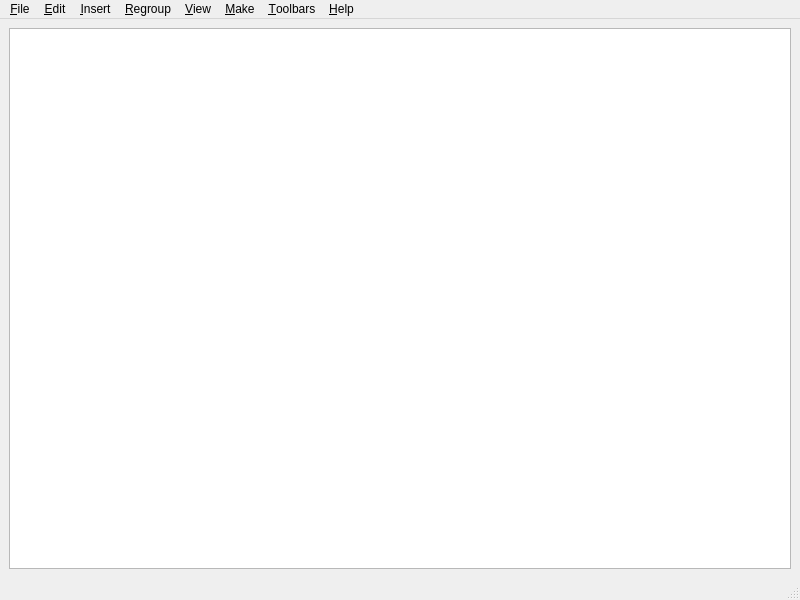
<?xml version="1.0" encoding="UTF-8"?>
<ui version="4.0">
 <class>MainWindow</class>
 <widget class="QMainWindow" name="MainWindow">
  <property name="geometry">
   <rect>
    <x>0</x>
    <y>0</y>
    <width>800</width>
    <height>600</height>
   </rect>
  </property>
  <property name="acceptDrops">
   <bool>true</bool>
  </property>
  <property name="windowTitle">
   <string>Workspace</string>
  </property>
  <widget class="QWidget" name="centralwidget">
   <layout class="QVBoxLayout" name="verticalLayout">
    <item>
     <widget class="QListView" name="documentItemsView">
      <property name="contextMenuPolicy">
       <enum>Qt::ContextMenuPolicy::CustomContextMenu</enum>
      </property>
      <property name="dragEnabled">
       <bool>true</bool>
      </property>
      <property name="dragDropMode">
       <enum>QAbstractItemView::DragDropMode::DragDrop</enum>
      </property>
      <property name="defaultDropAction">
       <enum>Qt::DropAction::MoveAction</enum>
      </property>
      <property name="selectionMode">
       <enum>QAbstractItemView::SelectionMode::ExtendedSelection</enum>
      </property>
      <property name="flow">
       <enum>QListView::Flow::LeftToRight</enum>
      </property>
      <property name="viewMode">
       <enum>QListView::ViewMode::IconMode</enum>
      </property>
      <property name="itemAlignment">
       <set>Qt::AlignmentFlag::AlignCenter</set>
      </property>
     </widget>
    </item>
   </layout>
  </widget>
  <widget class="QMenuBar" name="menubar">
   <property name="geometry">
    <rect>
     <x>0</x>
     <y>0</y>
     <width>800</width>
     <height>22</height>
    </rect>
   </property>
   <widget class="QMenu" name="menuFile">
    <property name="title">
     <string>&amp;File</string>
    </property>
    <widget class="QMenu" name="menuRecent">
     <property name="title">
      <string>&amp;Recent</string>
     </property>
     <addaction name="actionClearRecent"/>
    </widget>
    <addaction name="actionOpenWorkspace"/>
    <addaction name="actionSaveWorkspace"/>
    <addaction name="separator"/>
    <addaction name="actionAddDocuments"/>
    <addaction name="actionSaveCheckpoint"/>
    <addaction name="actionLoadCheckpoint"/>
    <addaction name="separator"/>
    <addaction name="menuRecent"/>
    <addaction name="actionClear"/>
    <addaction name="actionClose"/>
   </widget>
   <widget class="QMenu" name="menuEdit">
    <property name="title">
     <string>&amp;Edit</string>
    </property>
    <widget class="QMenu" name="menuSort">
     <property name="title">
      <string>&amp;Sort</string>
     </property>
     <addaction name="actionSortByFileName"/>
     <addaction name="actionSortBySource"/>
     <addaction name="actionSortByPageNumber"/>
     <addaction name="actionSortByType"/>
     <addaction name="separator"/>
     <addaction name="actionReverseOrder"/>
    </widget>
    <addaction name="actionUndo"/>
    <addaction name="actionRedo"/>
    <addaction name="separator"/>
    <addaction name="actionCloneSelection"/>
    <addaction name="actionRemoveSelection"/>
    <addaction name="actionReplaceSelection"/>
    <addaction name="actionRestoreRemovedItems"/>
    <addaction name="separator"/>
    <addaction name="actionCut"/>
    <addaction name="actionCopy"/>
    <addaction name="actionPaste"/>
    <addaction name="separator"/>
    <addaction name="actionPageGeometry"/>
    <addaction name="separator"/>
    <addaction name="actionRotate_Left"/>
    <addaction name="actionRotate_Right"/>
    <addaction name="actionResetRotation"/>
    <addaction name="separator"/>
    <addaction name="actionGroup"/>
    <addaction name="actionUngroup"/>
    <addaction name="actionRenameGroup"/>
    <addaction name="actionCropPages"/>
    <addaction name="actionProperties"/>
    <addaction name="separator"/>
    <addaction name="menuSort"/>
   </widget>
   <widget class="QMenu" name="menuInsert">
    <property name="title">
     <string>&amp;Insert</string>
    </property>
    <addaction name="actionInsert_PDF"/>
    <addaction name="actionInsertPDFPages"/>
    <addaction name="actionInsert_Image"/>
    <addaction name="actionInsert_Empty_Page"/>
   </widget>
   <widget class="QMenu" name="menuView">
    <property name="title">
     <string>&amp;View</string>
    </property>
    <addaction name="actionSelect_None"/>
    <addaction name="actionSelect_All"/>
    <addaction name="actionSelectPageRange"/>
    <addaction name="actionSelect_Even"/>
    <addaction name="actionSelect_Odd"/>
    <addaction name="actionSelect_Portrait"/>
    <addaction name="actionSelect_Landscape"/>
    <addaction name="actionSelectVisible"/>
    <addaction name="actionInvert_Selection"/>
    <addaction name="separator"/>
    <addaction name="actionZoom_In"/>
    <addaction name="actionZoom_Out"/>
    <addaction name="separator"/>
    <addaction name="actionShow_Document_Title_in_Items"/>
    <addaction name="actionShowDetailsView"/>
   </widget>
   <widget class="QMenu" name="menuMake">
    <property name="title">
     <string>&amp;Make</string>
    </property>
    <addaction name="actionUnited_Document"/>
    <addaction name="actionSeparate_to_Multiple_Documents"/>
    <addaction name="actionSeparate_to_Multiple_Documents_Grouped"/>
    <addaction name="separator"/>
    <addaction name="actionSplit"/>
   </widget>
   <widget class="QMenu" name="menuHelp">
    <property name="title">
     <string>&amp;Help</string>
    </property>
    <addaction name="actionGet_Source"/>
    <addaction name="actionBecomeASponsor"/>
    <addaction name="actionAbout"/>
    <addaction name="actionPrepare_Icon_Theme"/>
   </widget>
   <widget class="QMenu" name="menuToolbars">
    <property name="title">
     <string>&amp;Toolbars</string>
    </property>
   </widget>
   <widget class="QMenu" name="menuRegroup">
    <property name="title">
     <string>&amp;Regroup</string>
    </property>
    <addaction name="actionRegroup_Even_Odd"/>
    <addaction name="actionRegroup_by_Page_Pairs"/>
    <addaction name="actionRegroup_by_Outline"/>
    <addaction name="actionRegroup_by_Alternating_Pages"/>
    <addaction name="actionRegroup_by_Alternating_Pages_Reversed_Order"/>
    <addaction name="actionRegroup_Reverse"/>
   </widget>
   <addaction name="menuFile"/>
   <addaction name="menuEdit"/>
   <addaction name="menuInsert"/>
   <addaction name="menuRegroup"/>
   <addaction name="menuView"/>
   <addaction name="menuMake"/>
   <addaction name="menuToolbars"/>
   <addaction name="menuHelp"/>
  </widget>
  <widget class="QStatusBar" name="statusbar"/>
  <action name="actionAddDocuments">
   <property name="icon">
    <iconset resource="resources.qrc">
     <normaloff>:/pdfpagemaster/resources/open.svg</normaloff>:/pdfpagemaster/resources/open.svg</iconset>
   </property>
   <property name="text">
    <string>&amp;Add Documents...</string>
   </property>
   <property name="toolTip">
    <string>Add Documents</string>
   </property>
   <property name="shortcut">
    <string>Ctrl+O</string>
   </property>
  </action>
  <action name="actionClose">
   <property name="icon">
    <iconset resource="resources.qrc">
     <normaloff>:/pdfpagemaster/resources/close.svg</normaloff>:/pdfpagemaster/resources/close.svg</iconset>
   </property>
   <property name="text">
    <string>C&amp;lose</string>
   </property>
   <property name="shortcut">
    <string>Alt+F4</string>
   </property>
  </action>
  <action name="actionCloneSelection">
   <property name="icon">
    <iconset resource="resources.qrc">
     <normaloff>:/pdfpagemaster/resources/clone-selection.svg</normaloff>:/pdfpagemaster/resources/clone-selection.svg</iconset>
   </property>
   <property name="text">
    <string>Clone &amp;Selection</string>
   </property>
   <property name="shortcut">
    <string>Ctrl+L</string>
   </property>
  </action>
  <action name="actionRemoveSelection">
   <property name="icon">
    <iconset resource="resources.qrc">
     <normaloff>:/pdfpagemaster/resources/remove-selection.svg</normaloff>:/pdfpagemaster/resources/remove-selection.svg</iconset>
   </property>
   <property name="text">
    <string>Re&amp;move Selection</string>
   </property>
   <property name="shortcut">
    <string>Del</string>
   </property>
  </action>
  <action name="actionRestoreRemovedItems">
   <property name="icon">
    <iconset resource="resources.qrc">
     <normaloff>:/pdfpagemaster/resources/restore-removed-items.svg</normaloff>:/pdfpagemaster/resources/restore-removed-items.svg</iconset>
   </property>
   <property name="text">
    <string>Restore Removed &amp;Items</string>
   </property>
   <property name="shortcut">
    <string>Ctrl+Shift+R</string>
   </property>
  </action>
  <action name="actionInsert_PDF">
   <property name="icon">
    <iconset resource="resources.qrc">
     <normaloff>:/pdfpagemaster/resources/insert-page-from-pdf.svg</normaloff>:/pdfpagemaster/resources/insert-page-from-pdf.svg</iconset>
   </property>
   <property name="text">
    <string>Insert &amp;PDF</string>
   </property>
   <property name="toolTip">
    <string>Insert PDF</string>
   </property>
   <property name="shortcut">
    <string>Ctrl+I</string>
   </property>
  </action>
  <action name="actionInsert_Image">
   <property name="icon">
    <iconset resource="resources.qrc">
     <normaloff>:/pdfpagemaster/resources/insert-image.svg</normaloff>:/pdfpagemaster/resources/insert-image.svg</iconset>
   </property>
   <property name="text">
    <string>&amp;Insert Image</string>
   </property>
   <property name="shortcut">
    <string>Ctrl+Alt+I</string>
   </property>
  </action>
  <action name="actionInsert_Empty_Page">
   <property name="icon">
    <iconset resource="resources.qrc">
     <normaloff>:/pdfpagemaster/resources/insert-empty-page.svg</normaloff>:/pdfpagemaster/resources/insert-empty-page.svg</iconset>
   </property>
   <property name="text">
    <string>Insert &amp;Empty Page</string>
   </property>
   <property name="shortcut">
    <string>Ctrl+Shift+I</string>
   </property>
  </action>
  <action name="actionCut">
   <property name="icon">
    <iconset resource="resources.qrc">
     <normaloff>:/pdfpagemaster/resources/cut.svg</normaloff>:/pdfpagemaster/resources/cut.svg</iconset>
   </property>
   <property name="text">
    <string>Cu&amp;t</string>
   </property>
   <property name="shortcut">
    <string>Ctrl+X</string>
   </property>
  </action>
  <action name="actionCopy">
   <property name="icon">
    <iconset resource="resources.qrc">
     <normaloff>:/pdfpagemaster/resources/copy.svg</normaloff>:/pdfpagemaster/resources/copy.svg</iconset>
   </property>
   <property name="text">
    <string>&amp;Copy</string>
   </property>
   <property name="shortcut">
    <string>Ctrl+C</string>
   </property>
  </action>
  <action name="actionPaste">
   <property name="icon">
    <iconset resource="resources.qrc">
     <normaloff>:/pdfpagemaster/resources/paste.svg</normaloff>:/pdfpagemaster/resources/paste.svg</iconset>
   </property>
   <property name="text">
    <string>&amp;Paste</string>
   </property>
   <property name="shortcut">
    <string>Ctrl+V</string>
   </property>
  </action>
  <action name="actionReplaceSelection">
   <property name="icon">
    <iconset resource="resources.qrc">
     <normaloff>:/pdfpagemaster/resources/replace-selection.svg</normaloff>:/pdfpagemaster/resources/replace-selection.svg</iconset>
   </property>
   <property name="text">
    <string>Repl&amp;ace Selection</string>
   </property>
   <property name="shortcut">
    <string>Ctrl+Alt+R</string>
   </property>
  </action>
  <action name="actionSelect_None">
   <property name="icon">
    <iconset resource="resources.qrc">
     <normaloff>:/pdfpagemaster/resources/select-none.svg</normaloff>:/pdfpagemaster/resources/select-none.svg</iconset>
   </property>
   <property name="text">
    <string>Select &amp;None</string>
   </property>
   <property name="shortcut">
    <string>Ctrl+N</string>
   </property>
  </action>
  <action name="actionSelect_All">
   <property name="icon">
    <iconset resource="resources.qrc">
     <normaloff>:/pdfpagemaster/resources/select-all.svg</normaloff>:/pdfpagemaster/resources/select-all.svg</iconset>
   </property>
   <property name="text">
    <string>Select &amp;All</string>
   </property>
   <property name="shortcut">
    <string>Ctrl+A</string>
   </property>
  </action>
  <action name="actionSelect_Even">
   <property name="icon">
    <iconset resource="resources.qrc">
     <normaloff>:/pdfpagemaster/resources/select-even.svg</normaloff>:/pdfpagemaster/resources/select-even.svg</iconset>
   </property>
   <property name="text">
    <string>Select &amp;Even</string>
   </property>
   <property name="shortcut">
    <string>F9</string>
   </property>
  </action>
  <action name="actionSelect_Odd">
   <property name="icon">
    <iconset resource="resources.qrc">
     <normaloff>:/pdfpagemaster/resources/select-odd.svg</normaloff>:/pdfpagemaster/resources/select-odd.svg</iconset>
   </property>
   <property name="text">
    <string>Select &amp;Odd</string>
   </property>
   <property name="shortcut">
    <string>F10</string>
   </property>
  </action>
  <action name="actionSelect_Portrait">
   <property name="icon">
    <iconset resource="resources.qrc">
     <normaloff>:/pdfpagemaster/resources/select-portrait.svg</normaloff>:/pdfpagemaster/resources/select-portrait.svg</iconset>
   </property>
   <property name="text">
    <string>Select &amp;Portrait</string>
   </property>
   <property name="shortcut">
    <string>F11</string>
   </property>
  </action>
  <action name="actionSelect_Landscape">
   <property name="icon">
    <iconset resource="resources.qrc">
     <normaloff>:/pdfpagemaster/resources/select-landscape.svg</normaloff>:/pdfpagemaster/resources/select-landscape.svg</iconset>
   </property>
   <property name="text">
    <string>Select &amp;Landscape</string>
   </property>
   <property name="shortcut">
    <string>F12</string>
   </property>
  </action>
  <action name="actionRotate_Right">
   <property name="icon">
    <iconset resource="resources.qrc">
     <normaloff>:/pdfpagemaster/resources/rotate-right.svg</normaloff>:/pdfpagemaster/resources/rotate-right.svg</iconset>
   </property>
   <property name="text">
    <string>Rotate &amp;Right</string>
   </property>
   <property name="shortcut">
    <string>F4</string>
   </property>
  </action>
  <action name="actionRotate_Left">
   <property name="icon">
    <iconset resource="resources.qrc">
     <normaloff>:/pdfpagemaster/resources/rotate-left.svg</normaloff>:/pdfpagemaster/resources/rotate-left.svg</iconset>
   </property>
   <property name="text">
    <string>Rotate &amp;Left</string>
   </property>
   <property name="shortcut">
    <string>Shift+F4</string>
   </property>
  </action>
  <action name="actionPageGeometry">
   <property name="text">
    <string>Page &amp;Geometry...</string>
   </property>
   <property name="toolTip">
    <string>Configure page size, margins and content placement for output documents.</string>
   </property>
  </action>
  <action name="actionZoom_In">
   <property name="icon">
    <iconset resource="resources.qrc">
     <normaloff>:/pdfpagemaster/resources/zoom-in.svg</normaloff>:/pdfpagemaster/resources/zoom-in.svg</iconset>
   </property>
   <property name="text">
    <string>&amp;Zoom In</string>
   </property>
   <property name="shortcut">
    <string>Ctrl++</string>
   </property>
  </action>
  <action name="actionZoom_Out">
   <property name="icon">
    <iconset resource="resources.qrc">
     <normaloff>:/pdfpagemaster/resources/zoom-out.svg</normaloff>:/pdfpagemaster/resources/zoom-out.svg</iconset>
   </property>
   <property name="text">
    <string>Zoo&amp;m Out</string>
   </property>
   <property name="shortcut">
    <string>Ctrl+-</string>
   </property>
  </action>
  <action name="actionGet_Source">
   <property name="icon">
    <iconset resource="resources.qrc">
     <normaloff>:/pdfpagemaster/resources/get-source.svg</normaloff>:/pdfpagemaster/resources/get-source.svg</iconset>
   </property>
   <property name="text">
    <string>&amp;Get Source</string>
   </property>
  </action>
  <action name="actionAbout">
   <property name="icon">
    <iconset resource="resources.qrc">
     <normaloff>:/pdfpagemaster/resources/about.svg</normaloff>:/pdfpagemaster/resources/about.svg</iconset>
   </property>
   <property name="text">
    <string>&amp;About...</string>
   </property>
   <property name="shortcut">
    <string>F1</string>
   </property>
  </action>
  <action name="actionUnited_Document">
   <property name="icon">
    <iconset resource="resources.qrc">
     <normaloff>:/pdfpagemaster/resources/make-united-document.svg</normaloff>:/pdfpagemaster/resources/make-united-document.svg</iconset>
   </property>
   <property name="text">
    <string>&amp;United Document...</string>
   </property>
   <property name="statusTip">
    <string>Merge all pages, or only the currently selected pages (use Select Even, Select Odd, or Select Page Range first).</string>
   </property>
   <property name="shortcut">
    <string>F5</string>
   </property>
  </action>
  <action name="actionSeparate_to_Multiple_Documents">
   <property name="icon">
    <iconset resource="resources.qrc">
     <normaloff>:/pdfpagemaster/resources/make-separated-document.svg</normaloff>:/pdfpagemaster/resources/make-separated-document.svg</iconset>
   </property>
   <property name="text">
    <string>&amp;Separate to Multiple Documents...</string>
   </property>
   <property name="shortcut">
    <string>F6</string>
   </property>
  </action>
  <action name="actionSeparate_to_Multiple_Documents_Grouped">
   <property name="icon">
    <iconset resource="resources.qrc">
     <normaloff>:/pdfpagemaster/resources/make-separated-document-from-groups.svg</normaloff>:/pdfpagemaster/resources/make-separated-document-from-groups.svg</iconset>
   </property>
   <property name="text">
    <string>Separate to Multiple Documents (&amp;Grouped)...</string>
   </property>
   <property name="shortcut">
    <string>F7</string>
   </property>
  </action>
  <action name="actionGroup">
   <property name="icon">
    <iconset resource="resources.qrc">
     <normaloff>:/pdfpagemaster/resources/group.svg</normaloff>:/pdfpagemaster/resources/group.svg</iconset>
   </property>
   <property name="text">
    <string>&amp;Group</string>
   </property>
   <property name="shortcut">
    <string>Ctrl+G</string>
   </property>
  </action>
  <action name="actionUngroup">
   <property name="icon">
    <iconset resource="resources.qrc">
     <normaloff>:/pdfpagemaster/resources/ungroup.svg</normaloff>:/pdfpagemaster/resources/ungroup.svg</iconset>
   </property>
   <property name="text">
    <string>U&amp;ngroup</string>
   </property>
   <property name="shortcut">
    <string>Ctrl+Shift+G</string>
   </property>
  </action>
  <action name="actionClear">
   <property name="icon">
    <iconset resource="resources.qrc">
     <normaloff>:/pdfpagemaster/resources/clear.svg</normaloff>:/pdfpagemaster/resources/clear.svg</iconset>
   </property>
   <property name="text">
    <string>&amp;Clear</string>
   </property>
   <property name="shortcut">
    <string>Ctrl+W</string>
   </property>
  </action>
  <action name="actionRegroup_Even_Odd">
   <property name="icon">
    <iconset resource="resources.qrc">
     <normaloff>:/pdfpagemaster/resources/regroup-even-odd.svg</normaloff>:/pdfpagemaster/resources/regroup-even-odd.svg</iconset>
   </property>
   <property name="text">
    <string>Regroup by &amp;Even/Odd Pages</string>
   </property>
  </action>
  <action name="actionRegroup_Reverse">
   <property name="icon">
    <iconset resource="resources.qrc">
     <normaloff>:/pdfpagemaster/resources/regroup-reverse.svg</normaloff>:/pdfpagemaster/resources/regroup-reverse.svg</iconset>
   </property>
   <property name="text">
    <string>Regroup by Re&amp;verse</string>
   </property>
  </action>
  <action name="actionRegroup_by_Page_Pairs">
   <property name="icon">
    <iconset resource="resources.qrc">
     <normaloff>:/pdfpagemaster/resources/regroup-pairs.svg</normaloff>:/pdfpagemaster/resources/regroup-pairs.svg</iconset>
   </property>
   <property name="text">
    <string>Regroup by &amp;Page Pairs</string>
   </property>
  </action>
  <action name="actionRegroup_by_Outline">
   <property name="icon">
    <iconset resource="resources.qrc">
     <normaloff>:/pdfpagemaster/resources/regroup-outline.svg</normaloff>:/pdfpagemaster/resources/regroup-outline.svg</iconset>
   </property>
   <property name="text">
    <string>Regroup by &amp;Outline</string>
   </property>
  </action>
  <action name="actionRegroup_by_Alternating_Pages">
   <property name="icon">
    <iconset resource="resources.qrc">
     <normaloff>:/pdfpagemaster/resources/regroup-alternating.svg</normaloff>:/pdfpagemaster/resources/regroup-alternating.svg</iconset>
   </property>
   <property name="text">
    <string>Regroup by &amp;Alternating Pages</string>
   </property>
  </action>
  <action name="actionRegroup_by_Alternating_Pages_Reversed_Order">
   <property name="icon">
    <iconset resource="resources.qrc">
     <normaloff>:/pdfpagemaster/resources/regroup-alternating-reversed.svg</normaloff>:/pdfpagemaster/resources/regroup-alternating-reversed.svg</iconset>
   </property>
   <property name="text">
    <string>Regroup by Alternating Pages (&amp;Reversed Order)</string>
   </property>
  </action>
  <action name="actionInvert_Selection">
   <property name="icon">
    <iconset resource="resources.qrc">
     <normaloff>:/pdfpagemaster/resources/invert-selection.svg</normaloff>:/pdfpagemaster/resources/invert-selection.svg</iconset>
   </property>
   <property name="text">
    <string>&amp;Invert Selection</string>
   </property>
  </action>
  <action name="actionUndo">
   <property name="icon">
    <iconset resource="resources.qrc">
     <normaloff>:/pdfpagemaster/resources/undo.svg</normaloff>:/pdfpagemaster/resources/undo.svg</iconset>
   </property>
   <property name="text">
    <string>&amp;Undo</string>
   </property>
   <property name="shortcut">
    <string>Ctrl+Z</string>
   </property>
  </action>
  <action name="actionRedo">
   <property name="icon">
    <iconset resource="resources.qrc">
     <normaloff>:/pdfpagemaster/resources/redo.svg</normaloff>:/pdfpagemaster/resources/redo.svg</iconset>
   </property>
   <property name="text">
    <string>Re&amp;do</string>
   </property>
   <property name="shortcut">
    <string>Ctrl+Y</string>
   </property>
  </action>
  <action name="actionPrepare_Icon_Theme">
   <property name="text">
    <string>&amp;Prepare Icon Theme</string>
   </property>
  </action>
  <action name="actionBecomeASponsor">
   <property name="icon">
    <iconset resource="resources.qrc">
     <normaloff>:/pdfpagemaster/resources/wallet.svg</normaloff>:/pdfpagemaster/resources/wallet.svg</iconset>
   </property>
   <property name="text">
    <string>Become a &amp;Sponsor</string>
   </property>
  </action>
  <action name="actionShow_Document_Title_in_Items">
   <property name="checkable">
    <bool>true</bool>
   </property>
   <property name="text">
    <string>Show Document Title in Items</string>
   </property>
   <property name="menuRole">
    <enum>QAction::MenuRole::NoRole</enum>
   </property>
  </action>
  <action name="actionOpenWorkspace">
   <property name="icon">
    <iconset resource="resources.qrc">
     <normaloff>:/pdfpagemaster/resources/open-workspace.svg</normaloff>:/pdfpagemaster/resources/open-workspace.svg</iconset>
   </property>
   <property name="text">
    <string>Open Workspace...</string>
   </property>
  </action>
  <action name="actionSaveWorkspace">
   <property name="icon">
    <iconset resource="resources.qrc">
     <normaloff>:/pdfpagemaster/resources/save-workspace.svg</normaloff>:/pdfpagemaster/resources/save-workspace.svg</iconset>
   </property>
   <property name="text">
    <string>Save Workspace...</string>
   </property>
  </action>
  <action name="actionSaveCheckpoint">
   <property name="icon">
    <iconset resource="resources.qrc">
     <normaloff>:/pdfpagemaster/resources/save-checkpoint.svg</normaloff>:/pdfpagemaster/resources/save-checkpoint.svg</iconset>
   </property>
   <property name="text">
    <string>Save Checkpoint...</string>
   </property>
  </action>
  <action name="actionLoadCheckpoint">
   <property name="icon">
    <iconset resource="resources.qrc">
     <normaloff>:/pdfpagemaster/resources/load-checkpoint.svg</normaloff>:/pdfpagemaster/resources/load-checkpoint.svg</iconset>
   </property>
   <property name="text">
    <string>Load Checkpoint...</string>
   </property>
  </action>
  <action name="actionClearRecent">
   <property name="icon">
    <iconset resource="resources.qrc">
     <normaloff>:/pdfpagemaster/resources/clear-recent.svg</normaloff>:/pdfpagemaster/resources/clear-recent.svg</iconset>
   </property>
   <property name="text">
    <string>Clear Recent</string>
   </property>
  </action>
  <action name="actionInsertPDFPages">
   <property name="icon">
    <iconset resource="resources.qrc">
     <normaloff>:/pdfpagemaster/resources/insert-pdf-pages.svg</normaloff>:/pdfpagemaster/resources/insert-pdf-pages.svg</iconset>
   </property>
   <property name="text">
    <string>Insert PDF Pages...</string>
   </property>
  </action>
  <action name="actionSplit">
   <property name="icon">
    <iconset resource="resources.qrc">
     <normaloff>:/pdfpagemaster/resources/split.svg</normaloff>:/pdfpagemaster/resources/split.svg</iconset>
   </property>
   <property name="text">
    <string>Split...</string>
   </property>
  </action>
  <action name="actionSelectPageRange">
   <property name="icon">
    <iconset resource="resources.qrc">
     <normaloff>:/pdfpagemaster/resources/select-page-range.svg</normaloff>:/pdfpagemaster/resources/select-page-range.svg</iconset>
   </property>
   <property name="text">
    <string>Select Page Range...</string>
   </property>
  </action>
  <action name="actionSelectVisible">
   <property name="icon">
    <iconset resource="resources.qrc">
     <normaloff>:/pdfpagemaster/resources/select-visible.svg</normaloff>:/pdfpagemaster/resources/select-visible.svg</iconset>
   </property>
   <property name="text">
    <string>Select Visible</string>
   </property>
  </action>
  <action name="actionClearSearch">
   <property name="icon">
    <iconset resource="resources.qrc">
     <normaloff>:/pdfpagemaster/resources/clear-search.svg</normaloff>:/pdfpagemaster/resources/clear-search.svg</iconset>
   </property>
   <property name="text">
    <string>Clear Search</string>
   </property>
  </action>
  <action name="actionSortByFileName">
   <property name="icon">
    <iconset resource="resources.qrc">
     <normaloff>:/pdfpagemaster/resources/sort-file-name.svg</normaloff>:/pdfpagemaster/resources/sort-file-name.svg</iconset>
   </property>
   <property name="text">
    <string>Sort by File Name</string>
   </property>
  </action>
  <action name="actionSortBySource">
   <property name="icon">
    <iconset resource="resources.qrc">
     <normaloff>:/pdfpagemaster/resources/sort-source.svg</normaloff>:/pdfpagemaster/resources/sort-source.svg</iconset>
   </property>
   <property name="text">
    <string>Sort by Source</string>
   </property>
  </action>
  <action name="actionSortByPageNumber">
   <property name="icon">
    <iconset resource="resources.qrc">
     <normaloff>:/pdfpagemaster/resources/sort-page-number.svg</normaloff>:/pdfpagemaster/resources/sort-page-number.svg</iconset>
   </property>
   <property name="text">
    <string>Sort by Page Number</string>
   </property>
  </action>
  <action name="actionSortByType">
   <property name="icon">
    <iconset resource="resources.qrc">
     <normaloff>:/pdfpagemaster/resources/sort-type.svg</normaloff>:/pdfpagemaster/resources/sort-type.svg</iconset>
   </property>
   <property name="text">
    <string>Sort by Type</string>
   </property>
  </action>
  <action name="actionReverseOrder">
   <property name="icon">
    <iconset resource="resources.qrc">
     <normaloff>:/pdfpagemaster/resources/reverse-order.svg</normaloff>:/pdfpagemaster/resources/reverse-order.svg</iconset>
   </property>
   <property name="text">
    <string>Reverse Order</string>
   </property>
  </action>
  <action name="actionResetRotation">
   <property name="icon">
    <iconset resource="resources.qrc">
     <normaloff>:/pdfpagemaster/resources/reset-rotation.svg</normaloff>:/pdfpagemaster/resources/reset-rotation.svg</iconset>
   </property>
   <property name="text">
    <string>Reset Rotation</string>
   </property>
  </action>
  <action name="actionRenameGroup">
   <property name="icon">
    <iconset resource="resources.qrc">
     <normaloff>:/pdfpagemaster/resources/rename-group.svg</normaloff>:/pdfpagemaster/resources/rename-group.svg</iconset>
   </property>
   <property name="text">
    <string>Rename Item or Group...</string>
   </property>
  </action>
  <action name="actionCropPages">
   <property name="icon">
    <iconset resource="resources.qrc">
     <normaloff>:/pdfpagemaster/resources/crop-pages.svg</normaloff>:/pdfpagemaster/resources/crop-pages.svg</iconset>
   </property>
   <property name="text">
    <string>Crop Pages...</string>
   </property>
  </action>
  <action name="actionProperties">
   <property name="icon">
    <iconset resource="resources.qrc">
     <normaloff>:/pdfpagemaster/resources/properties.svg</normaloff>:/pdfpagemaster/resources/properties.svg</iconset>
   </property>
   <property name="text">
    <string>Properties...</string>
   </property>
  </action>
  <action name="actionShowDetailsView">
   <property name="checkable">
    <bool>true</bool>
   </property>
   <property name="icon">
    <iconset resource="resources.qrc">
     <normaloff>:/pdfpagemaster/resources/details-view.svg</normaloff>:/pdfpagemaster/resources/details-view.svg</iconset>
   </property>
   <property name="text">
    <string>Details View</string>
   </property>
  </action>
 </widget>
 <resources>
  <include location="resources.qrc"/>
 </resources>
 <connections/>
</ui>
